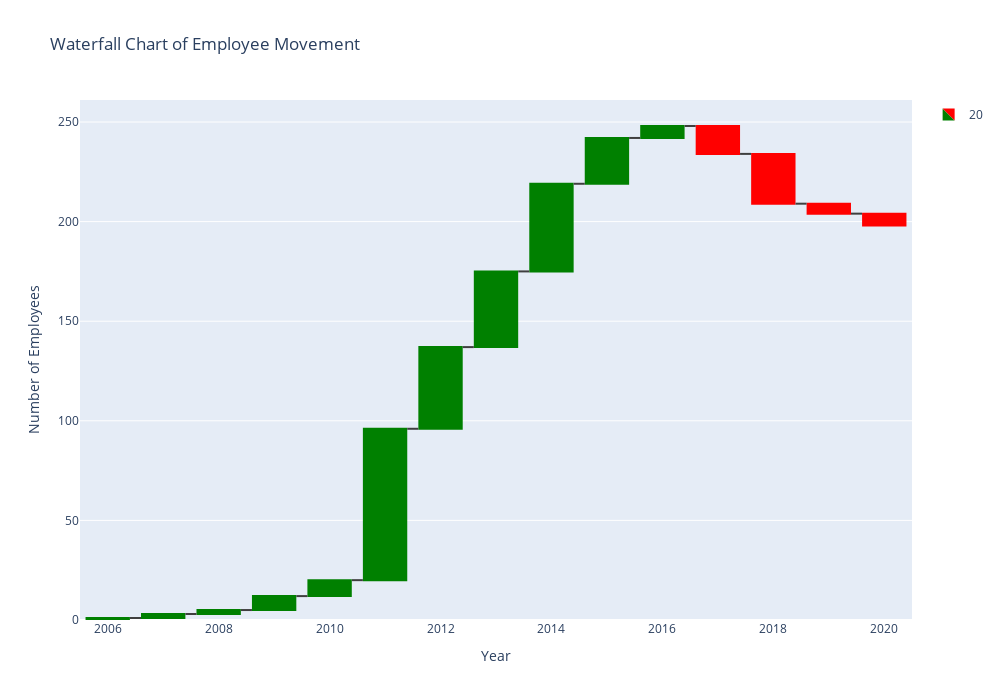

Write notebook code for a chart like this one.
### Code cell
# import plotly.graph_objects as go

# # Create a list of measures to plot
# measures = ['relative' if remainemp >= 0 else 'relative' for remainemp in metrics_agg['RemainEmp']]

# # Create a list of colors for the plot
# colors = ['green' if remainemp >= 0 else 'red' for remainemp in metrics_agg['RemainEmp']]

# # Create waterfall chart
# fig = go.Figure(go.Waterfall(
#     name='20', orientation='v',
#     measure=measures,
#     x=metrics_agg['Year'],
#     y=metrics_agg['Diff'],
#     connector={'line': {'color': 'rgb(63, 63, 63)'}},
#     decreasing={'marker': {'color': 'red'}},
#     increasing={'marker': {'color': 'green'}},
#     totals={'marker': {'color': 'blue'}}
# ))

# # Update the layout of the plot
# fig.update_layout(
#     title='Waterfall Chart of Employee Movement',
#     showlegend=True,
#     xaxis_title='Year',
#     yaxis_title='Number of Employees',
#     bargap=0.5,
#     height=700,
#     width=1000

# )

# # Show the plot
# fig.show()

### Figure 1 — Plotly figure (JSON) as saved in the notebook; plotly's stock layout.template omitted (floating-point values rounded to 4 significant figures)
{"data": [{"connector": {"line": {"color": "rgb(63, 63, 63)"}}, "decreasing": {"marker": {"color": "red"}}, "increasing": {"marker": {"color": "green"}}, "measure": ["relative", "relative", "relative", "relative", "relative", "relative", "relative", "relative", "relative", "relative", "relative", "relative", "relative", "relative", "relative"], "name": "20", "orientation": "v", "totals": {"marker": {"color": "blue"}}, "type": "waterfall", "x": [2006, 2007, 2008, 2009, 2010, 2011, 2012, 2013, 2014, 2015, 2016, 2017, 2018, 2019, 2020], "y": [1, 2, 2, 7, 8, 76, 41, 38, 44, 23, 6, -14, -25, -5, -6]}], "layout": {"bargap": 0.5, "height": 700, "showlegend": true, "title": {"text": "Waterfall Chart of Employee Movement"}, "width": 1000, "xaxis": {"title": {"text": "Year"}}, "yaxis": {"title": {"text": "Number of Employees"}}}}
